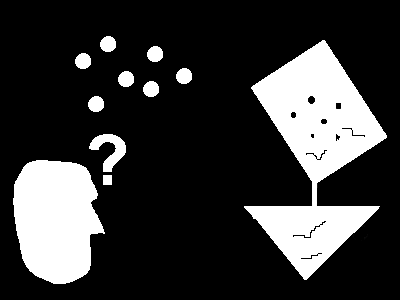
#> input picture tutorials/images/shapes.png, 400 x 300 px
$ python 13-1_morphological.py
#> lines starting #> are read from the running program, lines starting #| are printed output that depends on the picture
import numpy as np
import cv2

I = cv2.imread('images/shapes.png', 0)
#> I is the input picture: shape (300, 400); min 0, max 255, mean 55.4

# Structuring element
se = cv2.getStructuringElement(cv2.MORPH_RECT, (9,9))
# cv2.getStructuringElement(cv2.MORPH_ELLIPSE, (5,5))
# cv2.getStructuringElement(cv2.MORPH_CROSS, (5,5))

# Basic morphology
Ierosion  = cv2.erode(I, se, iterations=1)
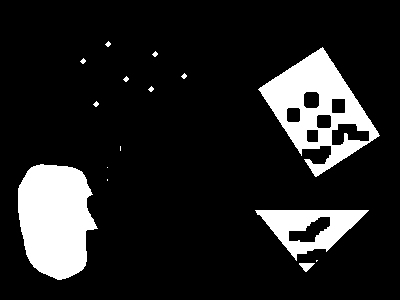
#> Ierosion: shape (300, 400); min 0, max 255, mean 34.5
Idilation = cv2.dilate(I, se, iterations=1)
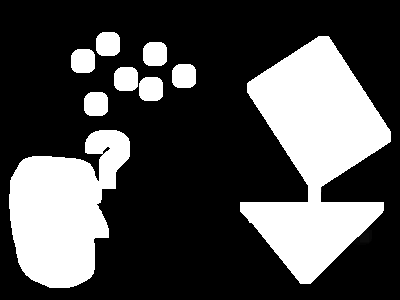
#> Idilation: shape (300, 400); min 0, max 255, mean 75.5
Iopening  = cv2.morphologyEx(I, cv2.MORPH_OPEN, se)
Iclosing  = cv2.morphologyEx(I, cv2.MORPH_CLOSE, se)

cv2.imshow('original', I)
cv2.imshow('eroded', Ierosion)
cv2.imshow('dilated', Idilation)
cv2.imshow('opened', Iopening)
cv2.imshow('closed', Iclosing)
cv2.waitKey(0)


# Difference between dilation and erosion
se2 = cv2.getStructuringElement(cv2.MORPH_RECT, (3,3))
gradient = cv2.morphologyEx(I, cv2.MORPH_GRADIENT, se2)
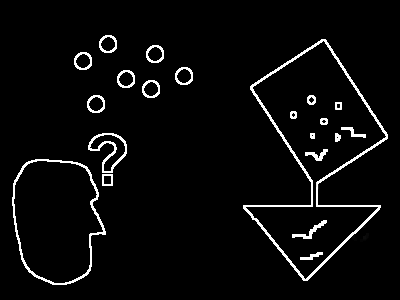
#> gradient: shape (300, 400); min 0, max 255, mean 10.6
cv2.imshow('gradient', gradient)
cv2.waitKey(0)
cv2.destroyAllWindows()
